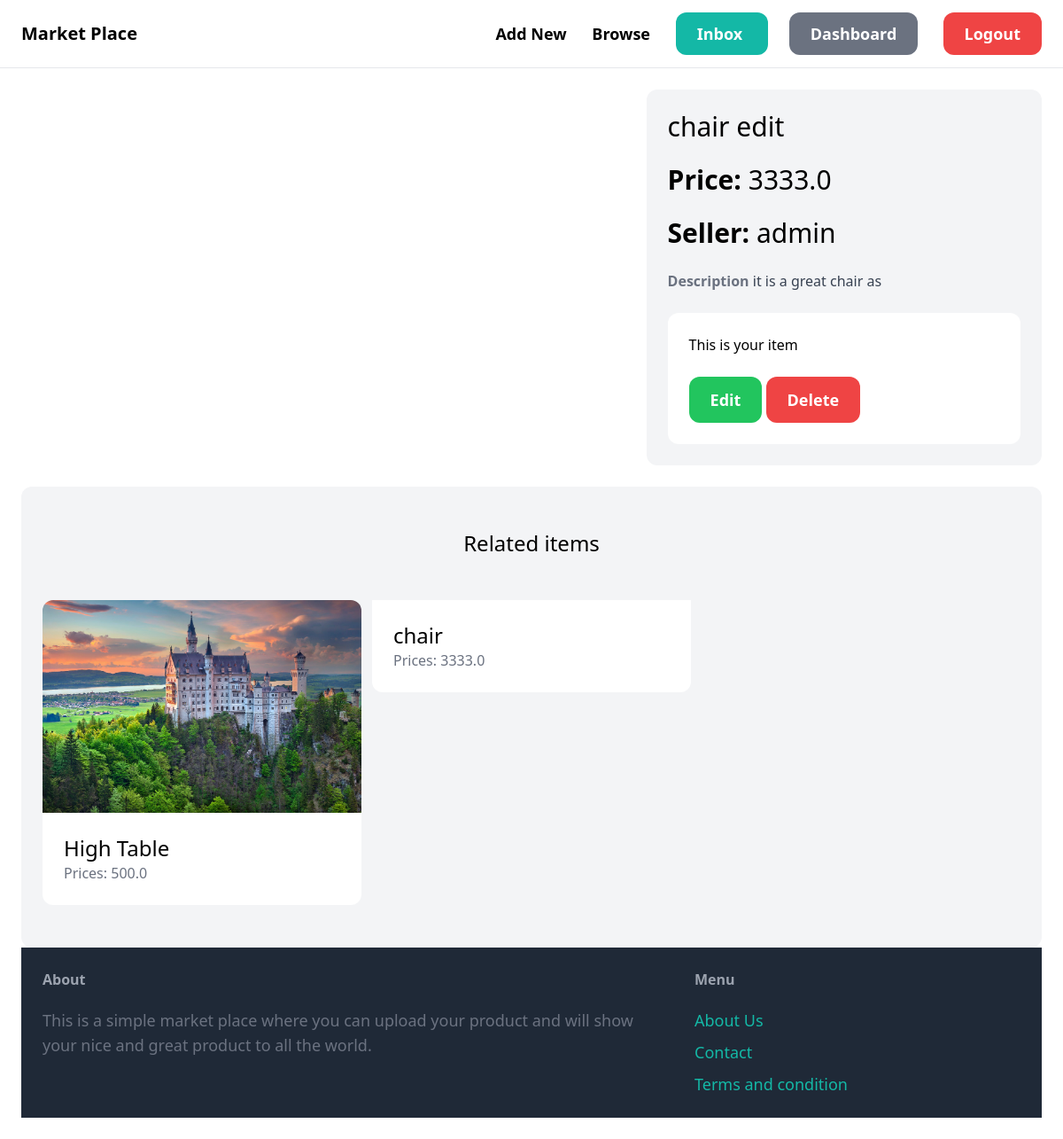
/item/9/ (signed in), run on an earlier commit of the app's database.
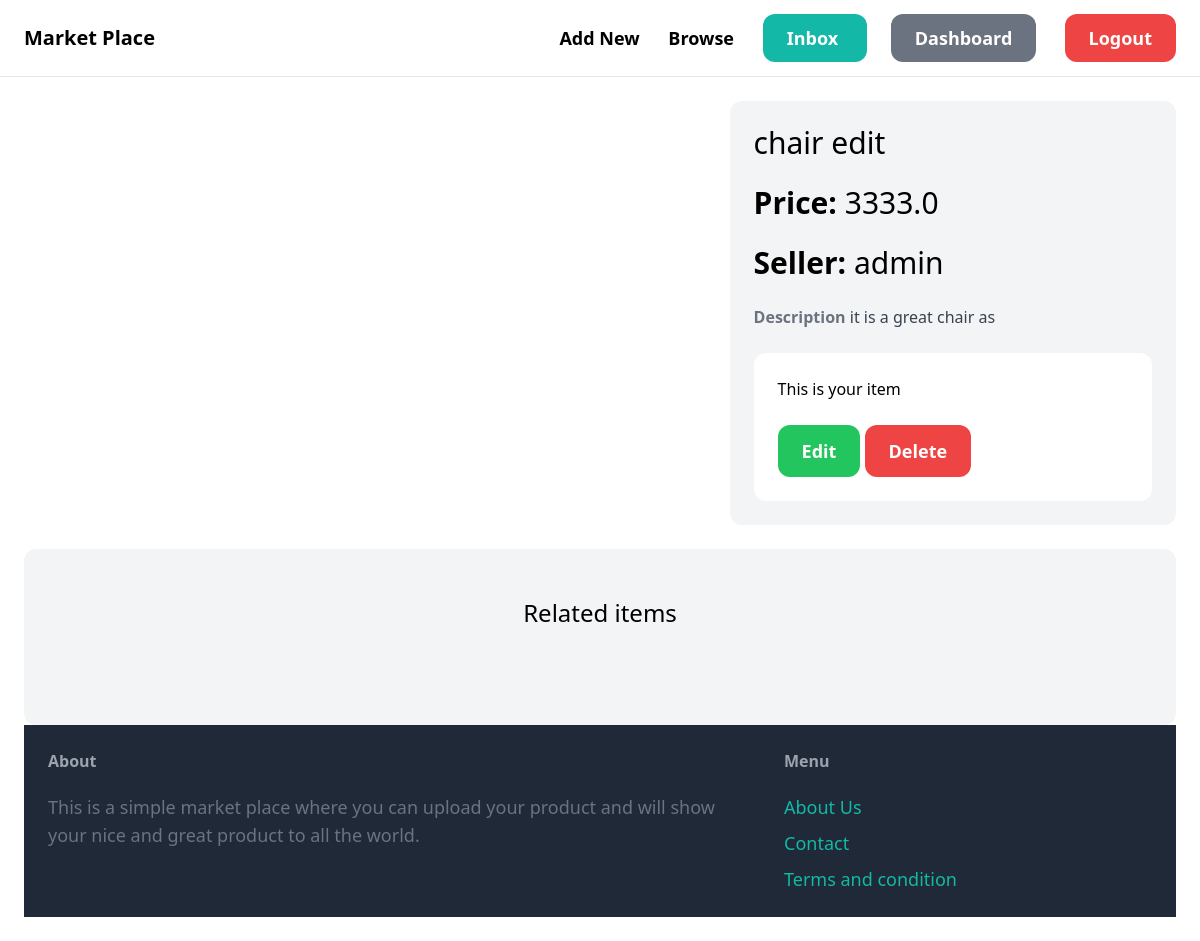
And on a later commit of the database.
### item/models.py (models this page shows, shortened)
class Item(models.Model):
    category=models.ForeignKey(Category, related_name='items', on_delete=models.CASCADE)
    name =models.CharField(max_length=200)
    description=models.TextField(max_length=255)
    price=models.FloatField()
    image=models.ImageField(upload_to='items_image', blank=True, null=True)
    is_sold=models.BooleanField(default=False)
    created_by= models.ForeignKey(User, related_name='items', on_delete=models.CASCADE)
    created_at=models.DateTimeField(auto_now_add=True)

### item/views.py (the view)
# urls.py: path('<int:pk>/', views.details, name='details'),
@login_required
def details(request, pk):
    item=get_object_or_404(Item, pk=pk)
    related_items=Item.objects.filter(category=item.category,is_sold=False).exclude(pk=pk)[0:3]
    return render (request, 'item/details.html', {
        'item':item,
        'related_items':related_items,
    })

### item/templates/item/details.html (shortened to what this page needs)
{% extends 'core/base.html' %}
{% block content %}
<div class="grid grid-cols-5 gap-6">
    <div class="col-span-3">
    </div>
    <div class="col-span-2 p-6 bg-gray-100 rounded-xl">
        <h1 class="mb-6 text-3xl">{{item.name}}</h1>
        <h1 class="mb-6 text-3xl"><strong>Price:</strong> {{item.price}}</h1>
        <h1 class="mb-6 text-3xl"><strong>Seller:</strong> {{item.created_by.username}}</h1>
        {% if item.description %}
            <p class="text-gray-700">
                <strong class="text-gray-500">Description</strong>
                {{item.description}}
            </p>
        {% endif %}
        {% if request.user == item.created_by %}
            <div class="mt-6 p-6 bg-white rounded-xl">
                <p>This is your item </p>
                <a href="{% url 'item:EditItem' item.id %}" class="inline-block mt-6 px-6 py-3 text-lg font-semibold bg-green-500 text-white rounded-xl ">Edit</a>
                <a href="{% url 'item:delete' item.id %}" class="inline-block mt-6 px-6 py-3 text-lg font-semibold bg-red-500 text-white rounded-xl ">Delete</a>
            </div>
        {% else %}
            <a href="{% url 'conversation:new' item.id %}" class="inline-block mt-6 px-6 py-3 text-lg font-semibold bg-teal-500 text-white rounded-xl hover:bg-teal-700 ">Contact Seller </a>
        {% endif %}
    </div>
</div>
<div class="mt-6 px-6 py-12 bg-gray-100 rounded-xl">
    <h2 class="mb-12 text-2xl text-center ">Related items </h2>
    <div class="grid grid-cols-3 gap-3">
        {% for item in related_items %}
            <div>
                <a href="{% url 'item:details' item.id %}">
                    <div>
                        <img src="{{item.image.url }}" class="rounded-t-xl" alt="">
                    </div>
                    <div class="p-6 bg-white rounded-b-xl">
                        <h2 class="text-2xl">{{item.name}}</h2>
                        <p class="text-gray-500">Prices: {{item.price}}</p>
                    </div>
                </a>
            </div>
        {% endfor %}
    </div>
{% endblock %}

What changed in the data, as far as the page shows it:
removed Item: image (picture), name "High Table", price "500.0"
removed Item: name "chair", price "3333.0"
